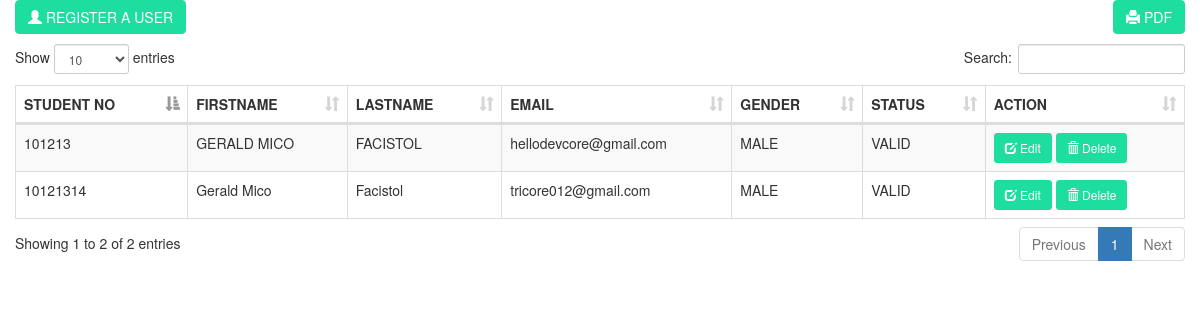
The page /ADMIN/pages/account/index.php on the database its author committed.
### tables this page shows
CREATE TABLE `users` (
  `user_id` int(11) NOT NULL,
  `student_no` int(50) NOT NULL,
  `fname` varchar(100) NOT NULL,
  `lname` varchar(100) NOT NULL,
  `email` varchar(100) NOT NULL,
  `password` varchar(100) NOT NULL,
  `gender` varchar(200) NOT NULL,
  `code` int(100) NOT NULL,
  `status` varchar(100) NOT NULL,
  `date_created` date NOT NULL
);

### ADMIN/pages/account/index.php (the view, shortened to what this page needs)
<!DOCTYPE html>
<html>
<head>
	<link rel="stylesheet" type="text/css" href="bootstrap/css/bootstrap.min.css">
	<link rel="stylesheet" type="text/css" href="datatable/dataTable.bootstrap.min.css">
</head>
<body>
<div class="container">
	<div class="row">
		<div class="col-sm-12 ">
			<div class="row">
				<a href="#addnew" data-toggle="modal" class="btn btn-primary" style="background-color:#1ddd9f; border-color:#1ddd9f;"><span class="glyphicon glyphicon-user"></span> REGISTER A USER</a>
				<a href="print_pdf.php" class="btn btn-success pull-right"  style="background-color:#1ddd9f; border-color:#1ddd9f;"><span class="glyphicon glyphicon-print"></span> PDF</a>
			</div>
			<div class="height10">
			</div>
			<div class="row">
				<table id="myTable" class="table table-bordered table-striped">
					<thead>
						<th>STUDENT NO</th>
						<th>FIRSTNAME</th>
						<th>LASTNAME</th>
						<th>EMAIL</th>
						<th>GENDER</th>
						<th>STATUS</th>
						<th>ACTION</th>
					</thead>
					<tbody>
						<?php
							include_once('../../../connection/connection.php');
							$sql = "SELECT * FROM users";
							$query = $conn->query($sql);
							while($row = $query->fetch_assoc()){
								echo
								"<tr>
									<td>".$row['student_no']."</td>
									<td>".$row['fname']."</td>
									<td>".$row['lname']."</td>
									<td>".$row['email']."</td>
									<td>".$row['gender']."</td>
									<td>".$row['status']."</td>
									<td>
										<a href='#edit_".$row['user_id']."' class='btn btn-success btn-sm' data-toggle='modal' style='background-color:#1ddd9f; border-color:#1ddd9f;'><span class='glyphicon glyphicon-edit'></span> Edit</a>
										<a href='#delete_".$row['user_id']."' class='btn btn-danger btn-sm' data-toggle='modal' style='background-color:#1ddd9f; border-color:#1ddd9f;'><span class='glyphicon glyphicon-trash'></span> Delete</a>
									</td>
								</tr>";
							}
						?>
					</tbody>
				</table>
			</div>
		</div>
	</div>
</div>
</body>
</html>

### ADMIN/pages/account/index.php (style rules this page uses)
.height10 { height:10px; }

### rows shown on the page
users: student_no "101213", fname "GERALD MICO", lname "FACISTOL", email "hellodevcore@gmail.com", gender "MALE", status "VALID"
users: student_no "10121314", fname "Gerald Mico", lname "Facistol", email "tricore012@gmail.com", gender "MALE", status "VALID"
